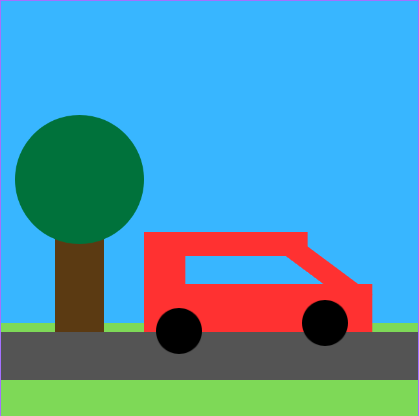
#> input picture car_tot.png, 419 x 416 px
$ python main.py
#> lines starting #> are read from the running program, lines starting #| are printed output that depends on the picture
'''
This code is a demonstration of how Sobel operator works on sample images.
By modifing the kernels, demonstration of how any convolution affects the input image can be shown as well.

by Jan Czalbowski, 2023
'''

import numpy as np
from PIL import Image
import time

class ConvoluteValid():

    def __init__(self, name):
#> called with name = 'car_tot.png'
        self.name = name
        self.frame = Image.open(name).convert('L')
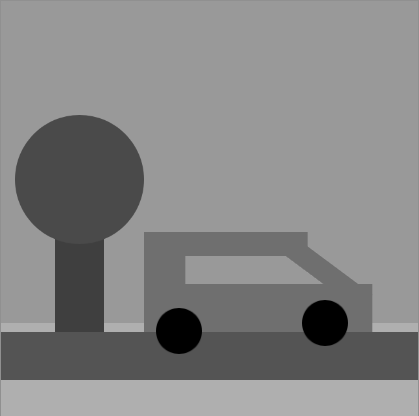
#> self.frame: PIL image 419x416 L; min 0, max 175, mean 132.8
        self.feed_in_channel = np.asarray(self.frame)
        self.feed_in_channel2 = np.asarray(self.frame)
        # The first kernel (horizontal)
        self.kernel_channel = np.array([
            [-1, 0, 1],
            [-2, 0, 2],
            [-1, 0, 1]
        ])
        # The first kernel (vertical)
        self.kernel_channel2 = np.array([
            [-1, -2, -1],
            [0, 0, 0],
            [1, 2, 1]
        ])

    def quick_dot(self, array1, array2):
        return np.sum(array1 * array2)

    def convolution(self):
        stepsX = self.feed_in_channel.shape[0] - self.kernel_channel.shape[0] + 1
#> stepsX = 414
        stepsY = self.feed_in_channel.shape[1] - self.kernel_channel.shape[1] + 1
#> stepsY = 417

        new = np.zeros([stepsX, stepsY], dtype=int)
        new2 = np.zeros([stepsX, stepsY], dtype=int)

        for i in range(stepsX):
            start = time.time()
            for j in range(stepsY):
                new_input = self.feed_in_channel[i:self.kernel_channel.shape[0] + i, j:self.kernel_channel.shape[1] + j]
                new_input2 = self.feed_in_channel2[i:self.kernel_channel2.shape[0] + i,
                                                  j:self.kernel_channel2.shape[1] + j]
                new[i][j] = self.quick_dot(new_input, self.kernel_channel)
                new2[i][j] = self.quick_dot(new_input2, self.kernel_channel2)

            if i % 10 == 0:
                end = time.time()
                time_took = end - start
                print("Running...", i, "/", stepsX, "| it will take approximately:",
                      round(((stepsX - i) * time_took) / 60), "minutes to compute")
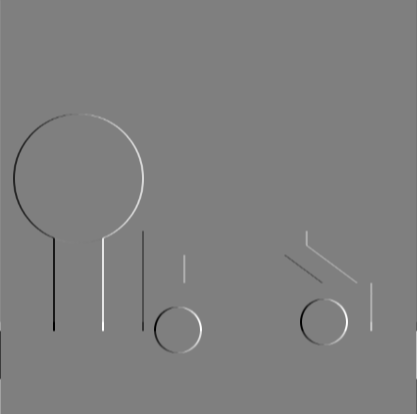
#> new: shape (414, 417) int64; min -448, max 448, mean 0; drawn with min black and max white
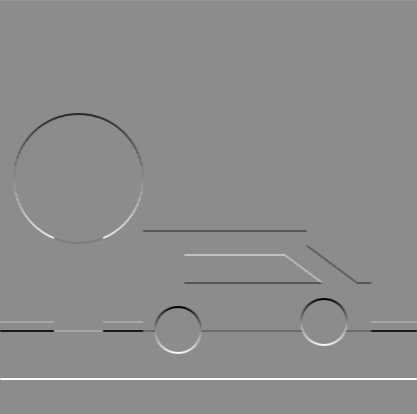
#> new2: shape (414, 417) int64; min -444, max 364, mean 0.5; drawn with min black and max white

        return new, new2

    def run(self):
        output_channel, output_channel2 = self.convolution()

        mini = np.amin(output_channel)
#> mini = -448
        maxi = np.amax(output_channel)
#> maxi = 448
        output_channel_prepared = 255 * ((output_channel - mini) / (maxi - mini))
        output_channel_prepared = np.round(output_channel_prepared)

        mini2 = np.amin(output_channel2)
#> mini2 = -444
        maxi2 = np.amax(output_channel2)
#> maxi2 = 364
        output_channel_prepared2 = 255 * ((output_channel2 - mini2) / (maxi2 - mini2))
        output_channel_prepared2 = np.round(output_channel_prepared2)

        self.image_done = Image.fromarray(output_channel_prepared.astype('uint8'))
        self.image_done2 = Image.fromarray(output_channel_prepared2.astype('uint8'))
         # Combining the images
        self.image_done.paste(self.image_done2, (0, 0), self.image_done2)
    def save_it(self):
        new_name = "result_" + self.name
        self.image_done.save(new_name)

    def show(self):


        self.image_done.show()

# File name
image = ConvoluteValid("car_tot.png")
image.run()
image.show()
image.save_it()

$ run again, with test4.png copied over car_tot.png
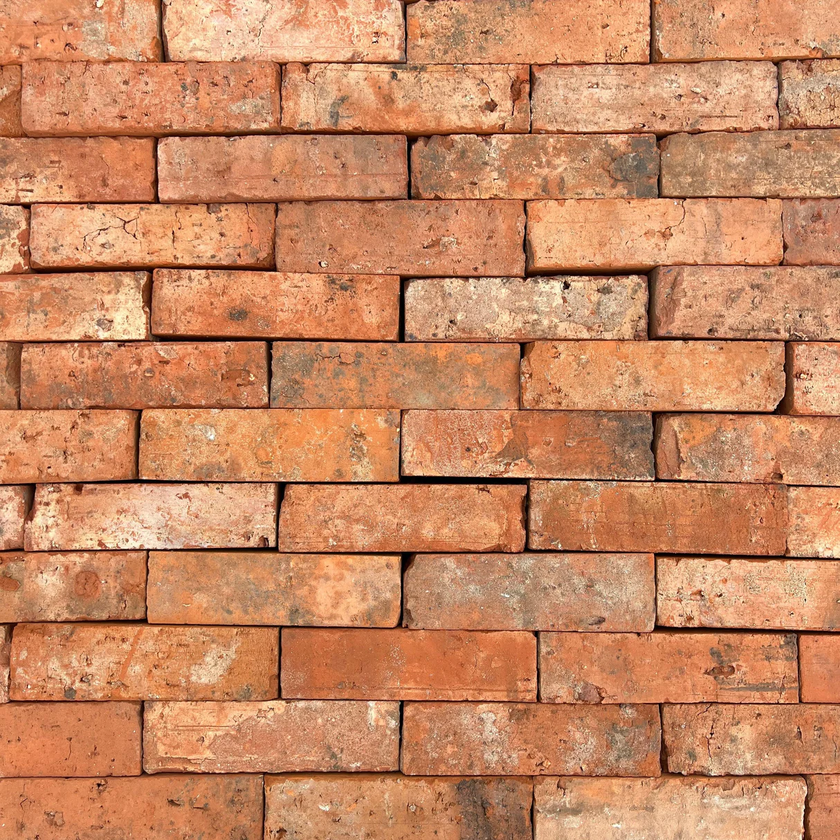
#> input picture test4.png, 840 x 840 px, shrunk from 1214 x 1214 before the run
#> in __init__, `self.frame = Image.open(name).convert('L')`:
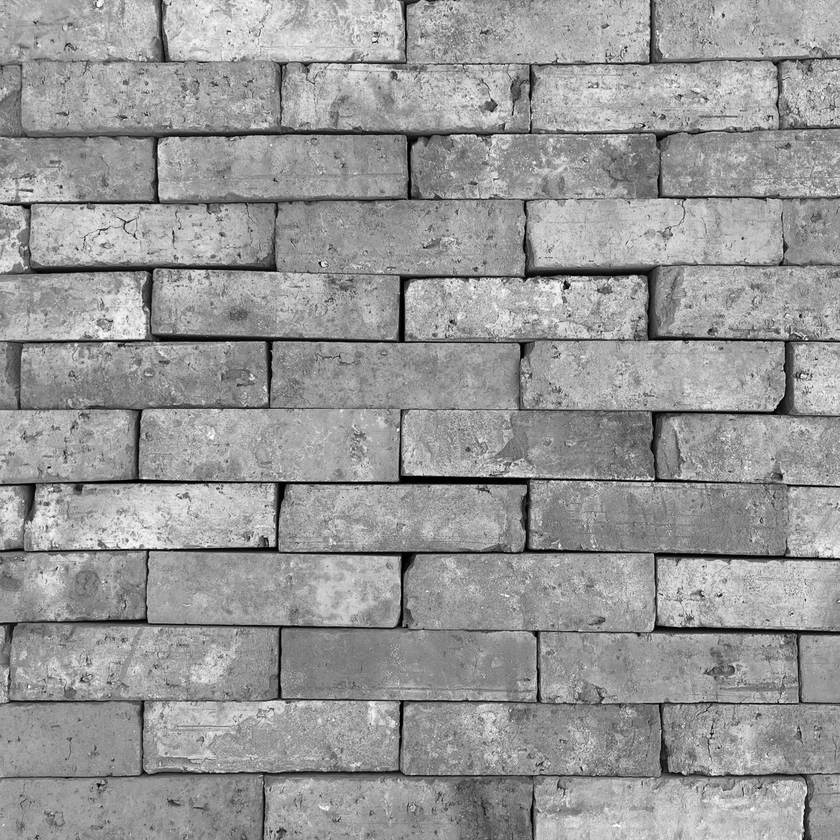
#> self.frame: PIL image 840x840 L; min 0, max 255, mean 151.8
#> after the loop in convolution, `for i in range(stepsX):`:
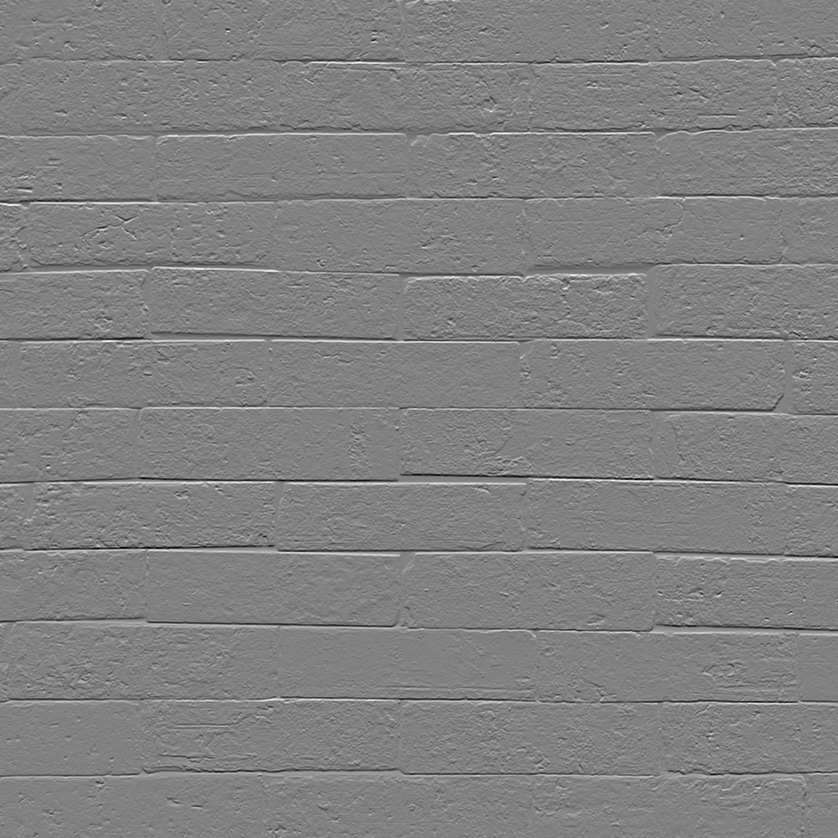
#> new2: shape (838, 838) int64; min -934, max 906, mean -0.1; drawn with min black and max white
#> mini = -913
#> maxi = 890
#> mini2 = -934
#> maxi2 = 906
